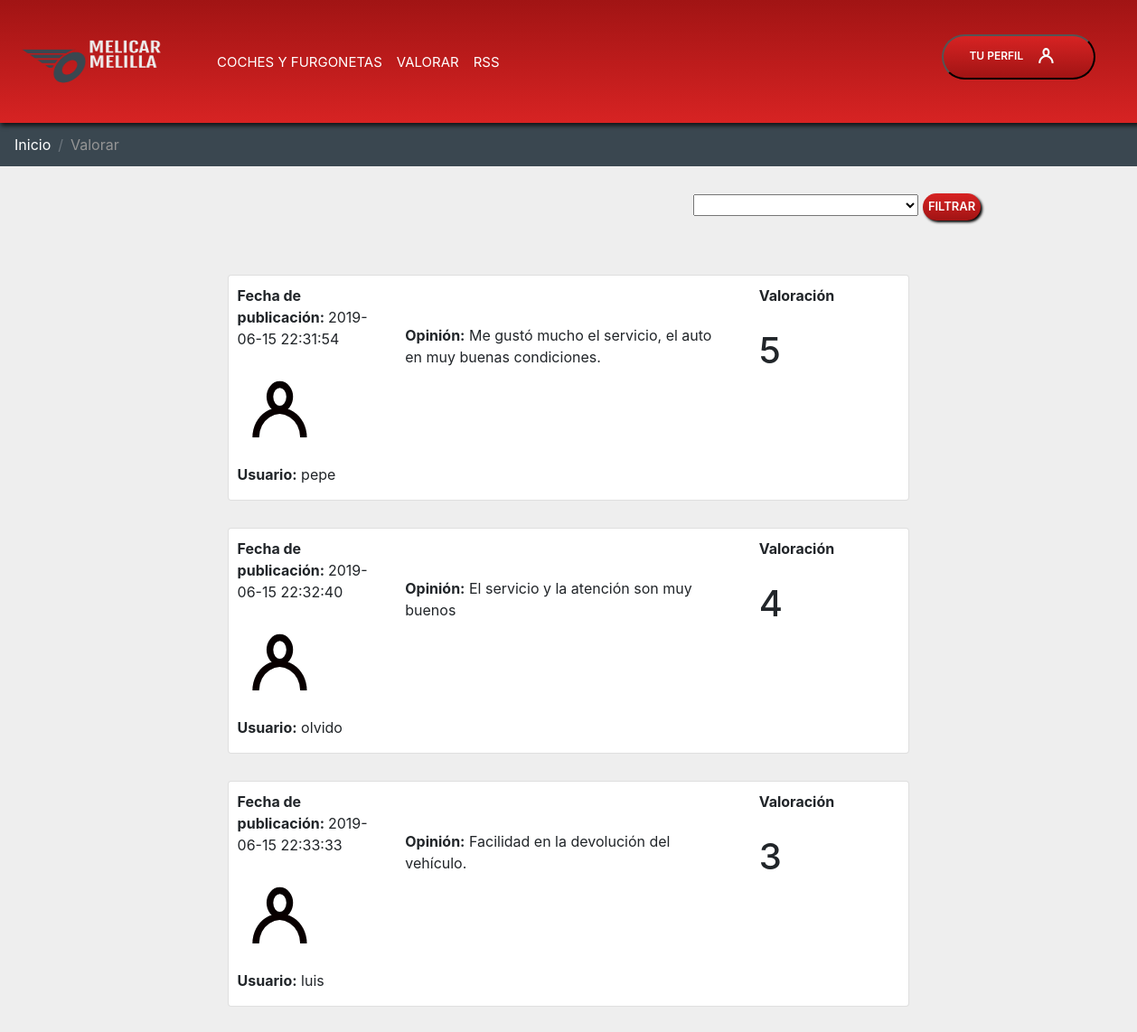
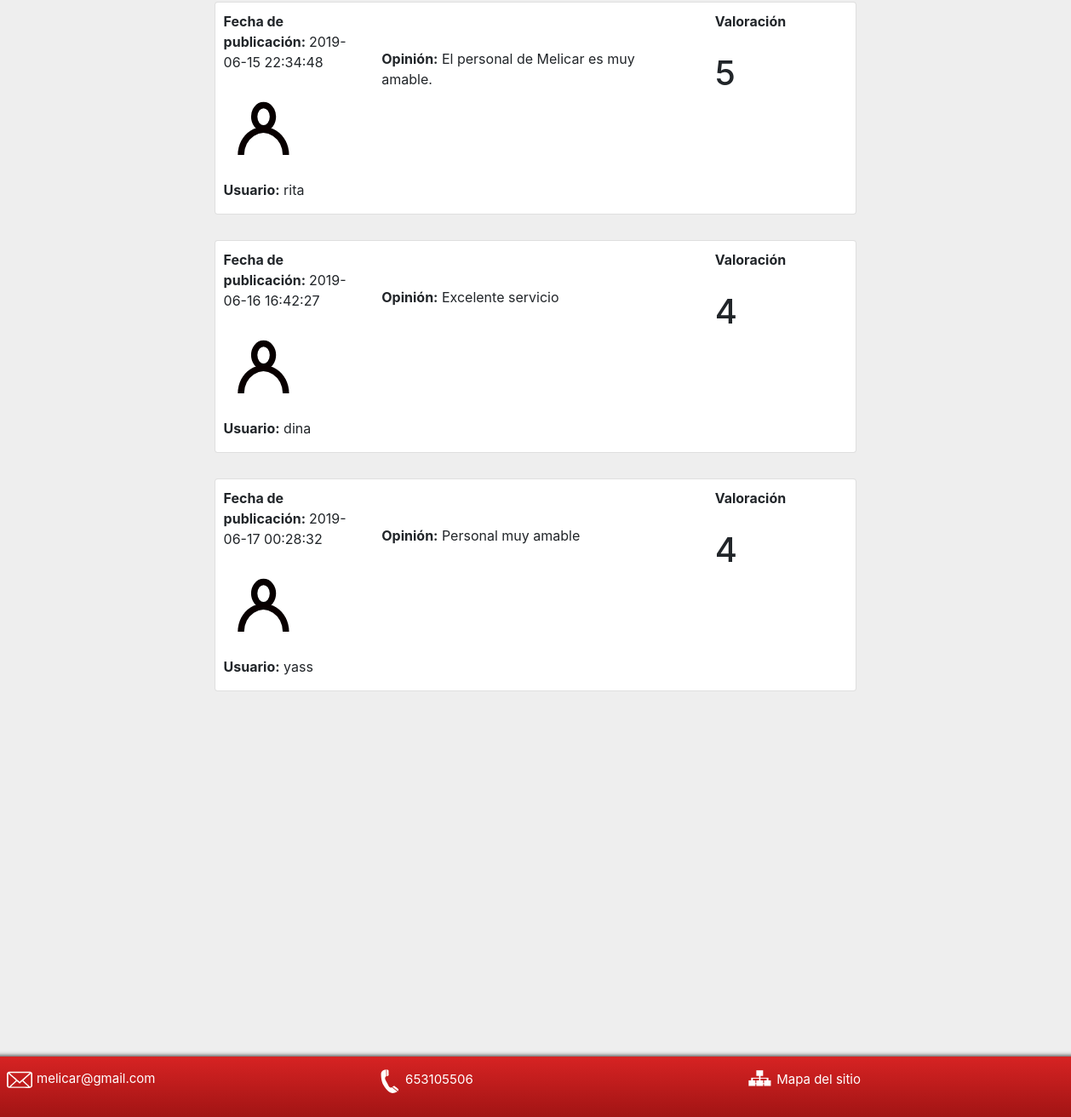
Page /php/templates/temp-valoraciones.php on the committed database (2 pictures, top to bottom).
### tables this page shows
CREATE TABLE `valoraciones` (
  `id_val` int(255) NOT NULL,
  `id_cli` int(255) NOT NULL,
  `opinion_val` text NOT NULL,
  `puntuacion_val` varchar(20) NOT NULL,
  `fecha_valoracion` datetime NOT NULL DEFAULT CURRENT_TIMESTAMP
);

CREATE TABLE `clientes` (
  `id_cli` int(255) NOT NULL,
  `nombre_cli` varchar(20) NOT NULL,
  `apellido_cli` varchar(40) NOT NULL,
  `telefono_cli` varchar(20) NOT NULL,
  `correo_cli` varchar(50) NOT NULL,
  `usuario_cli` varchar(12) NOT NULL,
  `contrasena_cli` varchar(254) NOT NULL,
  `pais_cli` varchar(20) NOT NULL,
  `ciudad_cli` varchar(20) NOT NULL,
  `calle_cli` text NOT NULL,
  `numero_cli` varchar(10) NOT NULL,
  `codigo_postal_cli` varchar(12) NOT NULL
);

### php/templates/temp-valoraciones.php (the view, shortened to what this page needs)
<html>
    <head>
        <link rel="stylesheet" href="https://stackpath.bootstrapcdn.com/bootstrap/4.1.3/css/bootstrap.min.css">
        <link rel="stylesheet" type="text/css" href="../../css/styles.css">
    </head>
    <body>
        <?php include 'temp-header.php'; ?>
        <nav aria-label="breadcrumb">
            <ol class="breadcrumb">
                <li class="breadcrumb-item"><a href="temp-index.php">Inicio</a></li>
                <li class="breadcrumb-item" aria-current="page">Valorar</li>
            </ol>
        </nav>
        <div id="filtro2">
            <form action="temp-valoraciones.php" method="POST">
                <select id="filtrar2" name="filtrar2">
                    <option value="0"></option>
                    <option value="2">Fecha: Valoraciones antiguas</option>
                </select>
                <input type="submit" id="filt2" name="filt2" value="FILTRAR">
            </form>
        </div>
<?php
    $servername = "localhost";
    $username = "yasser";
    $password = "bentley97";
    $db_name = "melicar";
    $conn = new mysqli($servername, $username, $password, $db_name);
    if (!isset($_POST['filtrar2'])) {
        $consulta_valoracion = "SELECT * FROM clientes, valoraciones WHERE clientes.id_cli = valoraciones.id_cli;";
    }
    $consulta_resultado =  $conn->query($consulta_valoracion);
    $cont1 = $consulta_resultado->num_rows;
    if (($cont1 > 0)) {
        while ($row = $consulta_resultado->fetch_assoc()) {
?>
            <div class="row">
                <div class="col-xs-12 col-md-12 col-xl-12">
                    <div class="card valoracion">
                        <div class="row">
                            <div class="col-xs-3 col-md-3 col-xl-3 primero">
                                <p id="fecha"><strong>Fecha de publicación: </strong><?php echo $row['fecha_valoracion']; ?></p>
                                <img class="image-user" src="../../images/logo-negro.svg">
                                <p id="cli"><strong>Usuario:</strong> <?php echo $row['usuario_cli']; ?></p>
                            </div>
                            <div class="col-xs-6 col-md-6 col-xl-6 segundo">
                                <p class="valoracio"><strong>Opinión:</strong> <?php echo $row['opinion_val']; ?></p>
                            </div>
                            <div class="col-xs-3 col-md-3 col-xl-3 tercero">
                                <p><strong>Valoración</strong></p>
                                <h1 class="notaval"><?php echo $row['puntuacion_val']; ?></h1>
                            </div>
                        </div>
                    </div>
                </div>
            </div>
<?php
        }
    }
?>
        <?php include 'temp-footer.php'; ?>
    </body>
</html>

### php/templates/temp-header.php (shortened to what this page needs)
<?php
    if (isset($_SESSION["l_usuario"]) and $_SESSION["estado"] == "Autenticado") {
        $cerrarsesion = '<li class="nav-item">
                            <button type="button" id="cerrarsesion" onclick="location.href=\'../clases/logout.php\'">CERRAR SESIÓN</button>
                        </li>';
        $tuperfil = '<li class="nav-item">
                        <button type="button" class="bt-perfil" role="link" onclick="window.location=\'temp-perfil.php\'">
                                TU PERFIL<span><img src="../../images/logo-user.svg" id="logo-user"></span>
                        </button>
                    </li>';
        if ($_SESSION["l_usuario"] == "admin") {
             $tuperfil = '<li class="nav-item">
                        <button type="button" class="bt-perfil" role="link" onclick="window.location=\'temp-adperfil.php\'">
                                TU PERFIL<span><img src="../../images/logo-user.svg" id="logo-user"></span>
                        </button>
                    </li>';
        }
    } else {
        $tuperfil = '<li class="nav-item">
                        <button type="button" class="bt-perfil" data-toggle="modal" data-target="#miModal">
                                TU PERFIL<span><img src="../../images/logo-user.svg" id="logo-user"></span>
                        </button>
                    </li>';
    }
?>
<header>
    <div>
        <nav class="navbar navbar-expand-sm navbar-default">
            <a class="navbar-brand" href="temp-index.php"><img src="../../images/logo.png" id="logotipo"></a>
            <div class="collapse navbar-collapse" id="collapsibleNavbar">
                <ul class="navbar-nav">
                    <li class="nav-item dropdown">
                        <a class="nav-link" href="#" id="navbardrop1" data-toggle="dropdown">
                            COCHES Y FURGONETAS
                        </a>
                    </li>
                    <li class="nav-item ">
                        <a class="nav-link" href="temp-valoraciones.php" id="navbardrop3">
                            VALORAR
                        </a>
                    </li>
                    <li class="nav-item ">
                        <a class="nav-link" href="temp-rss.php" id="navbardrop4">
                            RSS
                        </a>
                    </li>
                </ul>
                <div class="nav navbar-nav ml-auto" id="tuperfil">
                    <ul class="navbar-nav">
                        <?php echo $tuperfil; ?>
                    </ul>
                </div>
            </div>
        </nav>
    </div>
</header>

### php/templates/temp-footer.php
<footer class="row" id="page-footer">
    <div class="col-xs-12 col-md-12 col-xl-4" id="p-footer1">
        <p class="info-footer"><img src="../../images/email.svg" class="img-footer" id="icon1">melicar@gmail.com</p>
    </div>
    <div class="col-xs-12 col-md-12 col-xl-4" id="p-footer2">
        <p class="info-footer"><img src="../../images/tlf.svg" class="img-footer" id="icon2">653105506</p>
    </div>
    <div class="col-xs-12 col-md-12 col-xl-4" id="p-footer3">
        <p class="info-footer"><a href="temp-sitemap.php"><img src="../../images/sitemap.svg" class="img-footer" id="icon3">Mapa del sitio</a></p>
    </div>
</footer>

### css/styles.css (style rules this page uses)
html { overflow-x: hidden; }
body { background-color: #EEEEEE; }
.navbar { background-image: linear-gradient(#A11414, #D72323); height: auto; -webkit-box-shadow: 1px 3px 5px 0px rgba(0,0,0,0.75); -moz-box-shadow: 1px 3px 5px 0px rgba(0,0,0,0.75); box-shadow: 1px 3px 5px 0px rgba(0,0,0,0.75); width: 104%; }
.nav-link, .nav-link:hover { color: white; font-size: 15px; height: 60px; padding-top: 20px; }
.bt-perfil { color: white; font-size: 12px; background-image: linear-gradient(#D72323, #A11414); font-weight: 600; width: 60%; margin-right: 80px; margin-left: 20px; margin-bottom: 10px; width: 170px; border-radius: 30px; height: 50px; }
#logotipo { width: 170px; height: 110px; margin-right: 30px; }
#logo-user { width: 50px; height: 30px; }
#page-footer { background-image: linear-gradient(#D72323, #A11414); width: 104%; -webkit-box-shadow: 1px -1px 5px 0px rgba(0,0,0,0.75); -moz-box-shadow: 1px -1px 5px 0px rgba(0,0,0,0.75); box-shadow: 1px -1px 5px 0px rgba(0,0,0,0.75); position: fixed; bottom: 0; }
#icon2, #icon3 { width: 40px; height: 40px; margin-top: 15px; }
#icon1 { width: 30px; height: 30px; margin-right: 5px; margin-left: 8px; }
#p-footer1 { margin-top: 12px; }
.info-footer { color: white; font-size: 15px; }
.info-footer a { color: white; }
.valoracion { width: 60%; margin-top: 30px; margin-left: auto; margin-right: auto; }
.notaval { margin-top: 15%; }
.image-user { width: 110px; height: 110px; }
#cli { margin-left: 10px; }
#fecha { margin-left: 10px; }
.valoracio { margin-top: 15%; }
.tercero, .primero { margin-top: 10px; }
#filtro2 { margin-left: 61%; margin-top: 30px; margin-bottom: 30px }
#filt2 { background-image: linear-gradient(#D72323, #A11414); color: white; font-size: 13px; height: 30px; text-align: center; font-weight: 600; box-shadow: 2px 2px 3px black; border-radius: 20px; border: none }
.breadcrumb { background-color: #3A4750; border-radius: 0px; }
.breadcrumb a { color: white; }
.breadcrumb-item { color: #959595; }

### rows in the picture
valoraciones: fecha_valoracion "2019-06-15 22:31:54", id_cli.usuario_cli "pepe", opinion_val "Me gustó mucho el servicio, el auto en muy buenas condiciones.", puntuacion_val "5"
valoraciones: fecha_valoracion "2019-06-15 22:32:40", id_cli.usuario_cli "olvido", opinion_val "El servicio y la atención son muy buenos", puntuacion_val "4"
valoraciones: fecha_valoracion "2019-06-15 22:33:33", id_cli.usuario_cli "luis", opinion_val "Facilidad en la devolución del vehículo.", puntuacion_val "3"
valoraciones: fecha_valoracion "2019-06-15 22:34:48", id_cli.usuario_cli "rita", opinion_val "El personal de Melicar es muy amable.", puntuacion_val "5"
valoraciones: fecha_valoracion "2019-06-16 16:42:27", id_cli.usuario_cli "dina", opinion_val "Excelente servicio", puntuacion_val "4"
valoraciones: fecha_valoracion "2019-06-17 00:28:32", id_cli.usuario_cli "yass", opinion_val "Personal muy amable", puntuacion_val "4"
